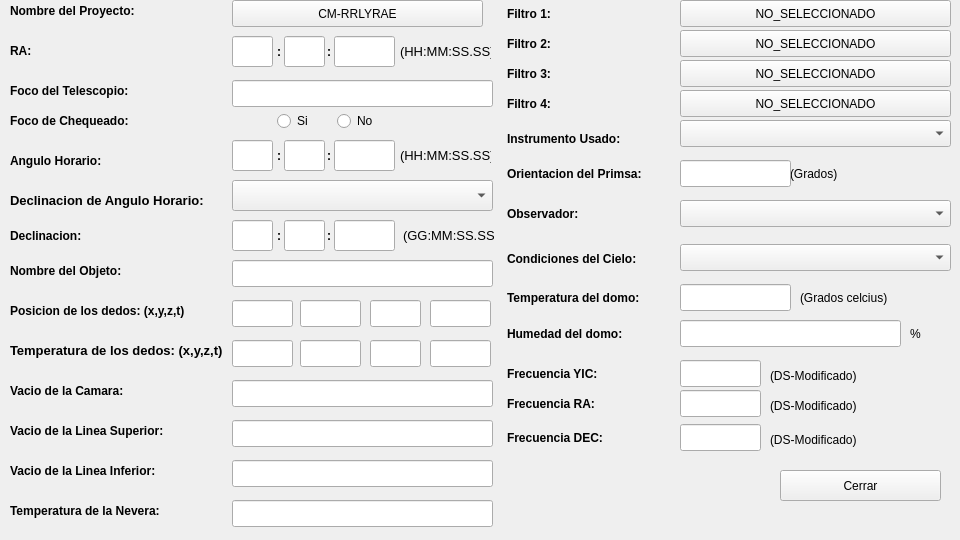
<?xml version="1.0" encoding="UTF-8"?>
<ui version="4.0">
 <class>CabecerasFits</class>
 <widget class="QWidget" name="CabecerasFits">
  <property name="geometry">
   <rect>
    <x>0</x>
    <y>0</y>
    <width>960</width>
    <height>540</height>
   </rect>
  </property>
  <property name="minimumSize">
   <size>
    <width>960</width>
    <height>540</height>
   </size>
  </property>
  <property name="maximumSize">
   <size>
    <width>960</width>
    <height>540</height>
   </size>
  </property>
  <property name="windowTitle">
   <string>Form</string>
  </property>
  <widget class="QPushButton" name="nombreProyectopushButton">
   <property name="geometry">
    <rect>
     <x>232</x>
     <y>0</y>
     <width>251</width>
     <height>27</height>
    </rect>
   </property>
   <property name="text">
    <string>CM-RRLYRAE</string>
   </property>
  </widget>
  <widget class="QLabel" name="nombreProyectolabel">
   <property name="geometry">
    <rect>
     <x>10</x>
     <y>0</y>
     <width>161</width>
     <height>21</height>
    </rect>
   </property>
   <property name="font">
    <font>
     <weight>75</weight>
     <bold>true</bold>
    </font>
   </property>
   <property name="text">
    <string>Nombre del Proyecto:</string>
   </property>
  </widget>
  <widget class="QLabel" name="ralabel">
   <property name="geometry">
    <rect>
     <x>10</x>
     <y>40</y>
     <width>151</width>
     <height>21</height>
    </rect>
   </property>
   <property name="font">
    <font>
     <weight>75</weight>
     <bold>true</bold>
    </font>
   </property>
   <property name="text">
    <string>RA:</string>
   </property>
  </widget>
  <widget class="QLineEdit" name="raHhLineEdit">
   <property name="geometry">
    <rect>
     <x>232</x>
     <y>36</y>
     <width>41</width>
     <height>31</height>
    </rect>
   </property>
  </widget>
  <widget class="QLineEdit" name="raMmLineEdit">
   <property name="geometry">
    <rect>
     <x>284</x>
     <y>36</y>
     <width>41</width>
     <height>31</height>
    </rect>
   </property>
  </widget>
  <widget class="QLineEdit" name="raSsLineEdit">
   <property name="geometry">
    <rect>
     <x>334</x>
     <y>36</y>
     <width>61</width>
     <height>31</height>
    </rect>
   </property>
  </widget>
  <widget class="QLabel" name="seplabel_4">
   <property name="geometry">
    <rect>
     <x>327</x>
     <y>36</y>
     <width>16</width>
     <height>31</height>
    </rect>
   </property>
   <property name="font">
    <font>
     <weight>75</weight>
     <bold>true</bold>
    </font>
   </property>
   <property name="text">
    <string>:</string>
   </property>
  </widget>
  <widget class="QLabel" name="seplabel_5">
   <property name="geometry">
    <rect>
     <x>277</x>
     <y>36</y>
     <width>16</width>
     <height>31</height>
    </rect>
   </property>
   <property name="font">
    <font>
     <weight>75</weight>
     <bold>true</bold>
    </font>
   </property>
   <property name="text">
    <string>:</string>
   </property>
  </widget>
  <widget class="QLabel" name="hhmmsslabel_2">
   <property name="geometry">
    <rect>
     <x>400</x>
     <y>36</y>
     <width>91</width>
     <height>31</height>
    </rect>
   </property>
   <property name="font">
    <font>
     <pointsize>10</pointsize>
     <weight>50</weight>
     <bold>false</bold>
    </font>
   </property>
   <property name="text">
    <string>(HH:MM:SS.SS)</string>
   </property>
  </widget>
  <widget class="QLabel" name="focoTelescopiolabel">
   <property name="geometry">
    <rect>
     <x>10</x>
     <y>80</y>
     <width>151</width>
     <height>21</height>
    </rect>
   </property>
   <property name="font">
    <font>
     <weight>75</weight>
     <bold>true</bold>
    </font>
   </property>
   <property name="text">
    <string>Foco del Telescopio:</string>
   </property>
  </widget>
  <widget class="QLineEdit" name="focoTelescopioLineEdit">
   <property name="geometry">
    <rect>
     <x>232</x>
     <y>80</y>
     <width>261</width>
     <height>27</height>
    </rect>
   </property>
  </widget>
  <widget class="QLabel" name="focoChecklabel">
   <property name="geometry">
    <rect>
     <x>10</x>
     <y>110</y>
     <width>151</width>
     <height>21</height>
    </rect>
   </property>
   <property name="font">
    <font>
     <weight>75</weight>
     <bold>true</bold>
    </font>
   </property>
   <property name="text">
    <string>Foco de Chequeado:</string>
   </property>
  </widget>
  <widget class="QRadioButton" name="siRadioButton">
   <property name="geometry">
    <rect>
     <x>277</x>
     <y>110</y>
     <width>61</width>
     <height>22</height>
    </rect>
   </property>
   <property name="text">
    <string>Si</string>
   </property>
  </widget>
  <widget class="QRadioButton" name="noRadioButto">
   <property name="geometry">
    <rect>
     <x>337</x>
     <y>110</y>
     <width>61</width>
     <height>22</height>
    </rect>
   </property>
   <property name="text">
    <string>No</string>
   </property>
  </widget>
  <widget class="QLineEdit" name="anguloHorarioHhLineEdit">
   <property name="geometry">
    <rect>
     <x>232</x>
     <y>140</y>
     <width>41</width>
     <height>31</height>
    </rect>
   </property>
  </widget>
  <widget class="QLabel" name="seplabel_6">
   <property name="geometry">
    <rect>
     <x>327</x>
     <y>140</y>
     <width>16</width>
     <height>31</height>
    </rect>
   </property>
   <property name="font">
    <font>
     <weight>75</weight>
     <bold>true</bold>
    </font>
   </property>
   <property name="text">
    <string>:</string>
   </property>
  </widget>
  <widget class="QLineEdit" name="anguloHorarioMmLineEdit">
   <property name="geometry">
    <rect>
     <x>284</x>
     <y>140</y>
     <width>41</width>
     <height>31</height>
    </rect>
   </property>
  </widget>
  <widget class="QLabel" name="anguloHorariolabel">
   <property name="geometry">
    <rect>
     <x>10</x>
     <y>150</y>
     <width>151</width>
     <height>21</height>
    </rect>
   </property>
   <property name="font">
    <font>
     <weight>75</weight>
     <bold>true</bold>
    </font>
   </property>
   <property name="text">
    <string>Angulo Horario:</string>
   </property>
  </widget>
  <widget class="QLabel" name="hhmmsslabel">
   <property name="geometry">
    <rect>
     <x>400</x>
     <y>140</y>
     <width>91</width>
     <height>31</height>
    </rect>
   </property>
   <property name="font">
    <font>
     <pointsize>10</pointsize>
     <weight>50</weight>
     <bold>false</bold>
    </font>
   </property>
   <property name="text">
    <string>(HH:MM:SS.SS)</string>
   </property>
  </widget>
  <widget class="QLabel" name="seplabel">
   <property name="geometry">
    <rect>
     <x>277</x>
     <y>140</y>
     <width>16</width>
     <height>31</height>
    </rect>
   </property>
   <property name="font">
    <font>
     <weight>75</weight>
     <bold>true</bold>
    </font>
   </property>
   <property name="text">
    <string>:</string>
   </property>
  </widget>
  <widget class="QLineEdit" name="anguloHorarioSsLineEdit">
   <property name="geometry">
    <rect>
     <x>334</x>
     <y>140</y>
     <width>61</width>
     <height>31</height>
    </rect>
   </property>
  </widget>
  <widget class="QLabel" name="declinacionlabel">
   <property name="geometry">
    <rect>
     <x>10</x>
     <y>225</y>
     <width>151</width>
     <height>21</height>
    </rect>
   </property>
   <property name="font">
    <font>
     <weight>75</weight>
     <bold>true</bold>
    </font>
   </property>
   <property name="text">
    <string>Declinacion:</string>
   </property>
  </widget>
  <widget class="QComboBox" name="declinacionAnguloComboBox">
   <property name="geometry">
    <rect>
     <x>232</x>
     <y>180</y>
     <width>261</width>
     <height>31</height>
    </rect>
   </property>
  </widget>
  <widget class="QLabel" name="seplabel_3">
   <property name="geometry">
    <rect>
     <x>327</x>
     <y>220</y>
     <width>16</width>
     <height>31</height>
    </rect>
   </property>
   <property name="font">
    <font>
     <weight>75</weight>
     <bold>true</bold>
    </font>
   </property>
   <property name="text">
    <string>:</string>
   </property>
  </widget>
  <widget class="QLabel" name="ggmmsslabel">
   <property name="geometry">
    <rect>
     <x>403</x>
     <y>220</y>
     <width>91</width>
     <height>31</height>
    </rect>
   </property>
   <property name="font">
    <font>
     <pointsize>10</pointsize>
     <weight>50</weight>
     <bold>false</bold>
    </font>
   </property>
   <property name="text">
    <string>(GG:MM:SS.SS)</string>
   </property>
  </widget>
  <widget class="QLabel" name="seplabel_2">
   <property name="geometry">
    <rect>
     <x>277</x>
     <y>220</y>
     <width>16</width>
     <height>31</height>
    </rect>
   </property>
   <property name="font">
    <font>
     <weight>75</weight>
     <bold>true</bold>
    </font>
   </property>
   <property name="text">
    <string>:</string>
   </property>
  </widget>
  <widget class="QLineEdit" name="declinacionGgLineEdit">
   <property name="geometry">
    <rect>
     <x>232</x>
     <y>220</y>
     <width>41</width>
     <height>31</height>
    </rect>
   </property>
  </widget>
  <widget class="QLabel" name="declinacionAngulolabel">
   <property name="geometry">
    <rect>
     <x>10</x>
     <y>190</y>
     <width>211</width>
     <height>21</height>
    </rect>
   </property>
   <property name="font">
    <font>
     <pointsize>10</pointsize>
     <weight>75</weight>
     <bold>true</bold>
    </font>
   </property>
   <property name="text">
    <string>Declinacion de Angulo Horario:</string>
   </property>
  </widget>
  <widget class="QLineEdit" name="declinacionMmLineEdit">
   <property name="geometry">
    <rect>
     <x>284</x>
     <y>220</y>
     <width>41</width>
     <height>31</height>
    </rect>
   </property>
  </widget>
  <widget class="QLineEdit" name="declinacionSsLineEdit">
   <property name="geometry">
    <rect>
     <x>334</x>
     <y>220</y>
     <width>61</width>
     <height>31</height>
    </rect>
   </property>
  </widget>
  <widget class="QLineEdit" name="nombreObjetoLineEdit">
   <property name="geometry">
    <rect>
     <x>232</x>
     <y>260</y>
     <width>261</width>
     <height>27</height>
    </rect>
   </property>
  </widget>
  <widget class="QLabel" name="nombreObjlabel">
   <property name="geometry">
    <rect>
     <x>10</x>
     <y>260</y>
     <width>151</width>
     <height>21</height>
    </rect>
   </property>
   <property name="font">
    <font>
     <weight>75</weight>
     <bold>true</bold>
    </font>
   </property>
   <property name="text">
    <string>Nombre del Objeto:</string>
   </property>
  </widget>
  <widget class="QLabel" name="posDedoslabel">
   <property name="geometry">
    <rect>
     <x>10</x>
     <y>300</y>
     <width>221</width>
     <height>21</height>
    </rect>
   </property>
   <property name="font">
    <font>
     <weight>75</weight>
     <bold>true</bold>
    </font>
   </property>
   <property name="text">
    <string>Posicion de los dedos: (x,y,z,t)</string>
   </property>
  </widget>
  <widget class="QLineEdit" name="posicionDedosXLineEdit">
   <property name="geometry">
    <rect>
     <x>232</x>
     <y>300</y>
     <width>61</width>
     <height>27</height>
    </rect>
   </property>
  </widget>
  <widget class="QLineEdit" name="posicionDedosYLineEdit">
   <property name="geometry">
    <rect>
     <x>300</x>
     <y>300</y>
     <width>61</width>
     <height>27</height>
    </rect>
   </property>
  </widget>
  <widget class="QLineEdit" name="posicionDedosZLineEdit">
   <property name="geometry">
    <rect>
     <x>370</x>
     <y>300</y>
     <width>51</width>
     <height>27</height>
    </rect>
   </property>
  </widget>
  <widget class="QLineEdit" name="posicionDedosTLineEdit">
   <property name="geometry">
    <rect>
     <x>430</x>
     <y>300</y>
     <width>61</width>
     <height>27</height>
    </rect>
   </property>
  </widget>
  <widget class="QLineEdit" name="temperaturaDedosXLineEdit">
   <property name="geometry">
    <rect>
     <x>232</x>
     <y>340</y>
     <width>61</width>
     <height>27</height>
    </rect>
   </property>
  </widget>
  <widget class="QLabel" name="tempDedoslabel">
   <property name="geometry">
    <rect>
     <x>10</x>
     <y>340</y>
     <width>221</width>
     <height>21</height>
    </rect>
   </property>
   <property name="font">
    <font>
     <pointsize>10</pointsize>
     <weight>75</weight>
     <bold>true</bold>
    </font>
   </property>
   <property name="text">
    <string>Temperatura de los dedos: (x,y,z,t)</string>
   </property>
  </widget>
  <widget class="QLineEdit" name="temperaturaDedosYLineEdit">
   <property name="geometry">
    <rect>
     <x>300</x>
     <y>340</y>
     <width>61</width>
     <height>27</height>
    </rect>
   </property>
  </widget>
  <widget class="QLineEdit" name="temperaturaDedosZLineEdit">
   <property name="geometry">
    <rect>
     <x>370</x>
     <y>340</y>
     <width>51</width>
     <height>27</height>
    </rect>
   </property>
  </widget>
  <widget class="QLineEdit" name="temperaturaDedosTLineEdit">
   <property name="geometry">
    <rect>
     <x>430</x>
     <y>340</y>
     <width>61</width>
     <height>27</height>
    </rect>
   </property>
  </widget>
  <widget class="QLabel" name="vacioCamaralabel">
   <property name="geometry">
    <rect>
     <x>10</x>
     <y>380</y>
     <width>151</width>
     <height>21</height>
    </rect>
   </property>
   <property name="font">
    <font>
     <weight>75</weight>
     <bold>true</bold>
    </font>
   </property>
   <property name="text">
    <string>Vacio de la Camara:</string>
   </property>
  </widget>
  <widget class="QLineEdit" name="vacioCamaralineEdit">
   <property name="geometry">
    <rect>
     <x>232</x>
     <y>380</y>
     <width>261</width>
     <height>27</height>
    </rect>
   </property>
  </widget>
  <widget class="QLineEdit" name="vacioLineaSuperiorLineEdit">
   <property name="geometry">
    <rect>
     <x>232</x>
     <y>420</y>
     <width>261</width>
     <height>27</height>
    </rect>
   </property>
  </widget>
  <widget class="QLabel" name="vacioLineaSuplabel">
   <property name="geometry">
    <rect>
     <x>10</x>
     <y>420</y>
     <width>201</width>
     <height>21</height>
    </rect>
   </property>
   <property name="font">
    <font>
     <weight>75</weight>
     <bold>true</bold>
    </font>
   </property>
   <property name="text">
    <string>Vacio de la Linea Superior:</string>
   </property>
  </widget>
  <widget class="QLineEdit" name="vacioLineaInferiorLineEdit">
   <property name="geometry">
    <rect>
     <x>232</x>
     <y>460</y>
     <width>261</width>
     <height>27</height>
    </rect>
   </property>
  </widget>
  <widget class="QLabel" name="vacioLineaInflabel">
   <property name="geometry">
    <rect>
     <x>10</x>
     <y>460</y>
     <width>201</width>
     <height>21</height>
    </rect>
   </property>
   <property name="font">
    <font>
     <weight>75</weight>
     <bold>true</bold>
    </font>
   </property>
   <property name="text">
    <string>Vacio de la Linea Inferior:</string>
   </property>
  </widget>
  <widget class="QLabel" name="tempNeveralabel">
   <property name="geometry">
    <rect>
     <x>10</x>
     <y>500</y>
     <width>201</width>
     <height>21</height>
    </rect>
   </property>
   <property name="font">
    <font>
     <weight>75</weight>
     <bold>true</bold>
    </font>
   </property>
   <property name="text">
    <string>Temperatura de la Nevera:</string>
   </property>
  </widget>
  <widget class="QLineEdit" name="temperaturaNeveraLineEdit">
   <property name="geometry">
    <rect>
     <x>232</x>
     <y>500</y>
     <width>261</width>
     <height>27</height>
    </rect>
   </property>
   <property name="text">
    <string/>
   </property>
  </widget>
  <widget class="QPushButton" name="filtro1PushButton">
   <property name="geometry">
    <rect>
     <x>680</x>
     <y>0</y>
     <width>271</width>
     <height>27</height>
    </rect>
   </property>
   <property name="text">
    <string>NO_SELECCIONADO</string>
   </property>
  </widget>
  <widget class="QLabel" name="filtro1Label">
   <property name="geometry">
    <rect>
     <x>507</x>
     <y>5</y>
     <width>56</width>
     <height>17</height>
    </rect>
   </property>
   <property name="font">
    <font>
     <weight>75</weight>
     <bold>true</bold>
    </font>
   </property>
   <property name="text">
    <string>Filtro 1:</string>
   </property>
  </widget>
  <widget class="QPushButton" name="filtro2PushButton">
   <property name="geometry">
    <rect>
     <x>680</x>
     <y>30</y>
     <width>271</width>
     <height>27</height>
    </rect>
   </property>
   <property name="text">
    <string>NO_SELECCIONADO</string>
   </property>
  </widget>
  <widget class="QLabel" name="filtro2Label">
   <property name="geometry">
    <rect>
     <x>507</x>
     <y>35</y>
     <width>56</width>
     <height>17</height>
    </rect>
   </property>
   <property name="font">
    <font>
     <weight>75</weight>
     <bold>true</bold>
    </font>
   </property>
   <property name="text">
    <string>Filtro 2:</string>
   </property>
  </widget>
  <widget class="QPushButton" name="filtro3PushButton">
   <property name="geometry">
    <rect>
     <x>680</x>
     <y>60</y>
     <width>271</width>
     <height>27</height>
    </rect>
   </property>
   <property name="text">
    <string>NO_SELECCIONADO</string>
   </property>
  </widget>
  <widget class="QLabel" name="filtro3Label">
   <property name="geometry">
    <rect>
     <x>507</x>
     <y>65</y>
     <width>56</width>
     <height>17</height>
    </rect>
   </property>
   <property name="font">
    <font>
     <weight>75</weight>
     <bold>true</bold>
    </font>
   </property>
   <property name="text">
    <string>Filtro 3:</string>
   </property>
  </widget>
  <widget class="QLabel" name="filtro4Label">
   <property name="geometry">
    <rect>
     <x>507</x>
     <y>95</y>
     <width>56</width>
     <height>17</height>
    </rect>
   </property>
   <property name="font">
    <font>
     <weight>75</weight>
     <bold>true</bold>
    </font>
   </property>
   <property name="text">
    <string>Filtro 4:</string>
   </property>
  </widget>
  <widget class="QPushButton" name="filtro4PushButton">
   <property name="geometry">
    <rect>
     <x>680</x>
     <y>90</y>
     <width>271</width>
     <height>27</height>
    </rect>
   </property>
   <property name="text">
    <string>NO_SELECCIONADO</string>
   </property>
  </widget>
  <widget class="QLabel" name="instrumentoUsadoLabel">
   <property name="geometry">
    <rect>
     <x>507</x>
     <y>130</y>
     <width>142</width>
     <height>17</height>
    </rect>
   </property>
   <property name="font">
    <font>
     <weight>75</weight>
     <bold>true</bold>
    </font>
   </property>
   <property name="text">
    <string>Instrumento Usado:</string>
   </property>
  </widget>
  <widget class="QComboBox" name="instrumentoUsadoComboBox">
   <property name="geometry">
    <rect>
     <x>680</x>
     <y>120</y>
     <width>271</width>
     <height>27</height>
    </rect>
   </property>
  </widget>
  <widget class="QLabel" name="orientacionPrismaLabel">
   <property name="geometry">
    <rect>
     <x>507</x>
     <y>160</y>
     <width>171</width>
     <height>27</height>
    </rect>
   </property>
   <property name="font">
    <font>
     <weight>75</weight>
     <bold>true</bold>
    </font>
   </property>
   <property name="text">
    <string>Orientacion del Primsa:</string>
   </property>
  </widget>
  <widget class="QLabel" name="gradoslabel">
   <property name="geometry">
    <rect>
     <x>790</x>
     <y>166</y>
     <width>71</width>
     <height>16</height>
    </rect>
   </property>
   <property name="text">
    <string>(Grados)</string>
   </property>
  </widget>
  <widget class="QLineEdit" name="orientacionPrismaLineEdit">
   <property name="geometry">
    <rect>
     <x>680</x>
     <y>160</y>
     <width>111</width>
     <height>27</height>
    </rect>
   </property>
  </widget>
  <widget class="QComboBox" name="observadorComboBox">
   <property name="geometry">
    <rect>
     <x>680</x>
     <y>200</y>
     <width>271</width>
     <height>27</height>
    </rect>
   </property>
  </widget>
  <widget class="QLabel" name="observadorLabel">
   <property name="geometry">
    <rect>
     <x>507</x>
     <y>205</y>
     <width>88</width>
     <height>17</height>
    </rect>
   </property>
   <property name="font">
    <font>
     <weight>75</weight>
     <bold>true</bold>
    </font>
   </property>
   <property name="text">
    <string>Observador:</string>
   </property>
  </widget>
  <widget class="QLabel" name="condicionesDelCieloLabel">
   <property name="geometry">
    <rect>
     <x>507</x>
     <y>250</y>
     <width>159</width>
     <height>17</height>
    </rect>
   </property>
   <property name="font">
    <font>
     <weight>75</weight>
     <bold>true</bold>
    </font>
   </property>
   <property name="text">
    <string>Condiciones del Cielo:</string>
   </property>
  </widget>
  <widget class="QComboBox" name="condicionesCieloComboBox">
   <property name="geometry">
    <rect>
     <x>680</x>
     <y>244</y>
     <width>271</width>
     <height>27</height>
    </rect>
   </property>
  </widget>
  <widget class="QLabel" name="gradoslabel_2">
   <property name="geometry">
    <rect>
     <x>800</x>
     <y>290</y>
     <width>111</width>
     <height>16</height>
    </rect>
   </property>
   <property name="text">
    <string>(Grados celcius)</string>
   </property>
  </widget>
  <widget class="QLineEdit" name="temperaturaDomoLineEdit">
   <property name="geometry">
    <rect>
     <x>680</x>
     <y>284</y>
     <width>111</width>
     <height>27</height>
    </rect>
   </property>
  </widget>
  <widget class="QLabel" name="temperaturaDomoLabel">
   <property name="geometry">
    <rect>
     <x>507</x>
     <y>284</y>
     <width>171</width>
     <height>27</height>
    </rect>
   </property>
   <property name="font">
    <font>
     <weight>75</weight>
     <bold>true</bold>
    </font>
   </property>
   <property name="text">
    <string>Temperatura del domo:</string>
   </property>
  </widget>
  <widget class="QLineEdit" name="humedadDomoLineEdit">
   <property name="geometry">
    <rect>
     <x>680</x>
     <y>320</y>
     <width>221</width>
     <height>27</height>
    </rect>
   </property>
  </widget>
  <widget class="QLabel" name="porclabel">
   <property name="geometry">
    <rect>
     <x>910</x>
     <y>326</y>
     <width>21</width>
     <height>16</height>
    </rect>
   </property>
   <property name="text">
    <string>%</string>
   </property>
  </widget>
  <widget class="QLabel" name="humedadDomoLabel_4">
   <property name="geometry">
    <rect>
     <x>507</x>
     <y>320</y>
     <width>171</width>
     <height>27</height>
    </rect>
   </property>
   <property name="font">
    <font>
     <weight>75</weight>
     <bold>true</bold>
    </font>
   </property>
   <property name="text">
    <string>Humedad del domo:</string>
   </property>
  </widget>
  <widget class="QLabel" name="dsModlabel">
   <property name="geometry">
    <rect>
     <x>770</x>
     <y>366</y>
     <width>111</width>
     <height>20</height>
    </rect>
   </property>
   <property name="text">
    <string>(DS-Modificado)</string>
   </property>
  </widget>
  <widget class="QLineEdit" name="frecuenciaYicLineEdit">
   <property name="geometry">
    <rect>
     <x>680</x>
     <y>360</y>
     <width>81</width>
     <height>27</height>
    </rect>
   </property>
  </widget>
  <widget class="QLabel" name="frecuenciaYicLabel_5">
   <property name="geometry">
    <rect>
     <x>507</x>
     <y>360</y>
     <width>171</width>
     <height>27</height>
    </rect>
   </property>
   <property name="font">
    <font>
     <weight>75</weight>
     <bold>true</bold>
    </font>
   </property>
   <property name="text">
    <string>Frecuencia YIC:</string>
   </property>
  </widget>
  <widget class="QLabel" name="FrecuenciaRaLabel_6">
   <property name="geometry">
    <rect>
     <x>507</x>
     <y>390</y>
     <width>171</width>
     <height>27</height>
    </rect>
   </property>
   <property name="font">
    <font>
     <weight>75</weight>
     <bold>true</bold>
    </font>
   </property>
   <property name="text">
    <string>Frecuencia RA:</string>
   </property>
  </widget>
  <widget class="QLineEdit" name="frecuenciaRaLineEdit">
   <property name="geometry">
    <rect>
     <x>680</x>
     <y>390</y>
     <width>81</width>
     <height>27</height>
    </rect>
   </property>
  </widget>
  <widget class="QLabel" name="dsModlabel_2">
   <property name="geometry">
    <rect>
     <x>770</x>
     <y>396</y>
     <width>111</width>
     <height>20</height>
    </rect>
   </property>
   <property name="text">
    <string>(DS-Modificado)</string>
   </property>
  </widget>
  <widget class="QLineEdit" name="frecuenciaDecLineEdit">
   <property name="geometry">
    <rect>
     <x>680</x>
     <y>424</y>
     <width>81</width>
     <height>27</height>
    </rect>
   </property>
  </widget>
  <widget class="QLabel" name="frecuenciaDecLabel">
   <property name="geometry">
    <rect>
     <x>507</x>
     <y>424</y>
     <width>171</width>
     <height>27</height>
    </rect>
   </property>
   <property name="font">
    <font>
     <weight>75</weight>
     <bold>true</bold>
    </font>
   </property>
   <property name="text">
    <string>Frecuencia DEC:</string>
   </property>
  </widget>
  <widget class="QLabel" name="dsModlabel_3">
   <property name="geometry">
    <rect>
     <x>770</x>
     <y>430</y>
     <width>111</width>
     <height>20</height>
    </rect>
   </property>
   <property name="text">
    <string>(DS-Modificado)</string>
   </property>
  </widget>
  <widget class="QPushButton" name="cerrarPushButton">
   <property name="geometry">
    <rect>
     <x>780</x>
     <y>470</y>
     <width>161</width>
     <height>31</height>
    </rect>
   </property>
   <property name="text">
    <string>Cerrar</string>
   </property>
  </widget>
 </widget>
 <resources/>
 <connections/>
</ui>
